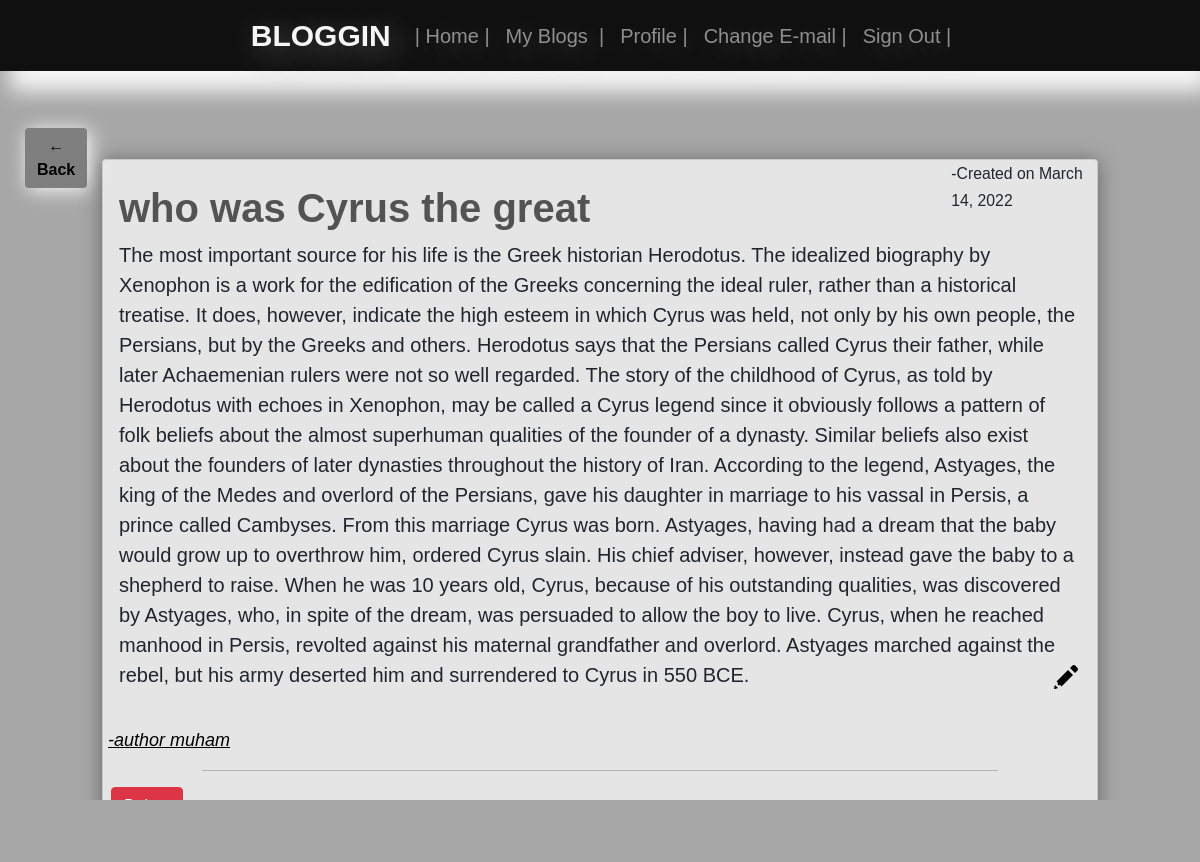
Page /blog-detail/28/ (signed in) on the committed database.
### blog_app/models.py (models this page shows, shortened)
class Blog(models.Model):
    user = models.ForeignKey(User, on_delete=models.CASCADE, null=True)
    title = models.CharField(max_length=60, blank=False)
    content = models.TextField(max_length=100000, null=True)
    updated = models.DateField(auto_now_add=True, null=True)
    date_created = models.DateField(auto_now=True, blank=True)
    def get_absolute_url(self):
        return reverse('blog-detail', kwargs={'pk': self.id})
    @property
    def get_profile_url(self):
        id = self.user.profile.id
        return reverse('profile', kwargs={'pk':id})

### blog_app/views.py (the view)
# urls.py: path('blog-detail/<int:pk>/', BlogDetail.as_view(), name='blog-detail'),
class BlogDetail(DetailView):
    model = Blog
    template = 'blog_app/blog_detail.html'
    def get_context_data(self, **kwargs):
        context = super().get_context_data(**kwargs)
        context['author'] = self.request.user
        context['blog_owner_profil'] = self.object.user.profile
        return context

### blog_app/templates/blog_app/blog_detail.html (shortened to what this page needs)
{% extends 'main.html' %}
{% load static %}
{% block content %}
<div class="container-fluid con2">
    <div class="row">
        <div class="col-md-1">
            <a href="{% url 'home' %}"><button class="btn btn-primary bt1">&larr; <strong> Back</strong></button></a>
        </div>
        <div class="col-md-10">
            <div class="card mt-5 clr my-4">
                <div class="row">
                    <div class="col-md-10">
                        <a href="{{ blog.get_absolute_url }}" class="blg-title">
                            <h1 style="font-weight: bold;" class="mx-3 mt-4">{{ object.title }}</h1>
                        </a>
                    </div>
                    <div class="col-md-2">
                        <small class="mt-3">-Created on {{ object.date_created|date }}</small>
                    </div>
                </div>
                <div class="row">
                    <div class="col-md-12">
                        <p class="mx-3" style="font-size: 20px;">{{ object.content }}
                            {% if request.user == blog.user %}
                            <span style="float: right;">
                                <a href="{% url 'blog-edit' blog.id %}">
                                    <img src="{% static 'images/edit.png' %}"
                                ></a>
                            </span>
                            {% endif %}
                        </p>
                    </div>
                </div>
                <div class="row py-4 abs">
                    <div class="blg-atr"><a href="{{ object.get_profile_url }}" style="color: black;" class="mx-2"><i> -author {{ object.user }}</i></a></div>
                </div>
                <div class="row">
                    <div class="col-md-12">
                        <hr style="width: 80%; margin-left: 10%;">
                    </div>
                </div>
                {% if request.user == blog.user %}
                <div class="mb-2 mx-2">
                    <a href="{% url 'blog-delete' object.id %}"><button class="btn btn-danger">Delete</button></a>
                </div>
                {% endif %}
            </div>
        </div>
        <div class="col-md-1">
        </div>
    </div>
</div>
{% endblock content %}

### static/css/main.css (style rules this page uses)
.main-page { font-family: 'Helvetica', 'Arial', sans-serif; font-size: 18px; background:rgba(146, 146, 146, 0.8); }
.clr { box-shadow: 0px 2px 20px rgba(73, 73, 73, 0.7); background:rgba(255, 255, 255, 0.7); }
.con2 { margin-left: 70px; margin-top: 20px; }
.bt1 { margin-top: 17px; margin-left: 25px; background: rgba(110, 110, 110, 0.7); box-shadow: 3px 2px 20px rgb(253, 253, 253); border: none; color: black; }
.blg-title { color: rgba(46, 46, 46, 0.8); text-decoration: none; }
.abs { position: relative; }
.blg-atr { right: 3px; bottom: 0px; position: absolute; }
.con2,html, body { width: 100%; height: 100%; margin: 0; padding: 0; overflow-x: hidden; }

### rows in the picture
Blog: title "who was Cyrus the great", date_created "March 14, 2022", content "The most important source for his life is the Greek historian Herodotus. The idealized biography by Xenophon is a work for the edification of the Greeks concerning the ideal ruler, rather than a historical treatise. It does, however, indicate the high esteem in which Cyrus was held, not only by his own people, the Persians, but by the Greeks and others. Herodotus says that the Persians called Cyrus their father, while later Achaemenian rulers were not so well regarded. The story of the childhood of Cyrus, as told by Herodotus with echoes in Xenophon, may be called a Cyrus legend since it obviously follows a pattern of folk beliefs about the almost superhuman qualities of the founder of a…", user "muham"
